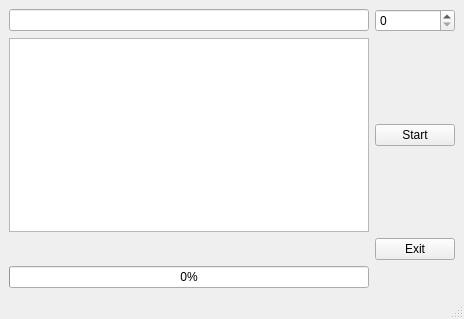
<?xml version="1.0" encoding="UTF-8"?>
<ui version="4.0">
 <class>MainWindow</class>
 <widget class="QMainWindow" name="MainWindow">
  <property name="geometry">
   <rect>
    <x>0</x>
    <y>0</y>
    <width>464</width>
    <height>319</height>
   </rect>
  </property>
  <property name="windowTitle">
   <string>MainWindow</string>
  </property>
  <widget class="QWidget" name="centralwidget">
   <layout class="QGridLayout" name="gridLayout">
    <item row="0" column="0">
     <widget class="QLineEdit" name="lineEdit"/>
    </item>
    <item row="0" column="1">
     <widget class="QSpinBox" name="spinBox"/>
    </item>
    <item row="1" column="0">
     <widget class="QTextEdit" name="textEdit"/>
    </item>
    <item row="1" column="1">
     <widget class="QPushButton" name="pushButton">
      <property name="text">
       <string>Start</string>
      </property>
     </widget>
    </item>
    <item row="2" column="1">
     <widget class="QPushButton" name="pushButton_2">
      <property name="text">
       <string>Exit</string>
      </property>
     </widget>
    </item>
    <item row="3" column="0">
     <widget class="QProgressBar" name="progressBar">
      <property name="value">
       <number>0</number>
      </property>
     </widget>
    </item>
   </layout>
  </widget>
  <widget class="QStatusBar" name="statusbar"/>
 </widget>
 <resources/>
 <connections/>
</ui>
